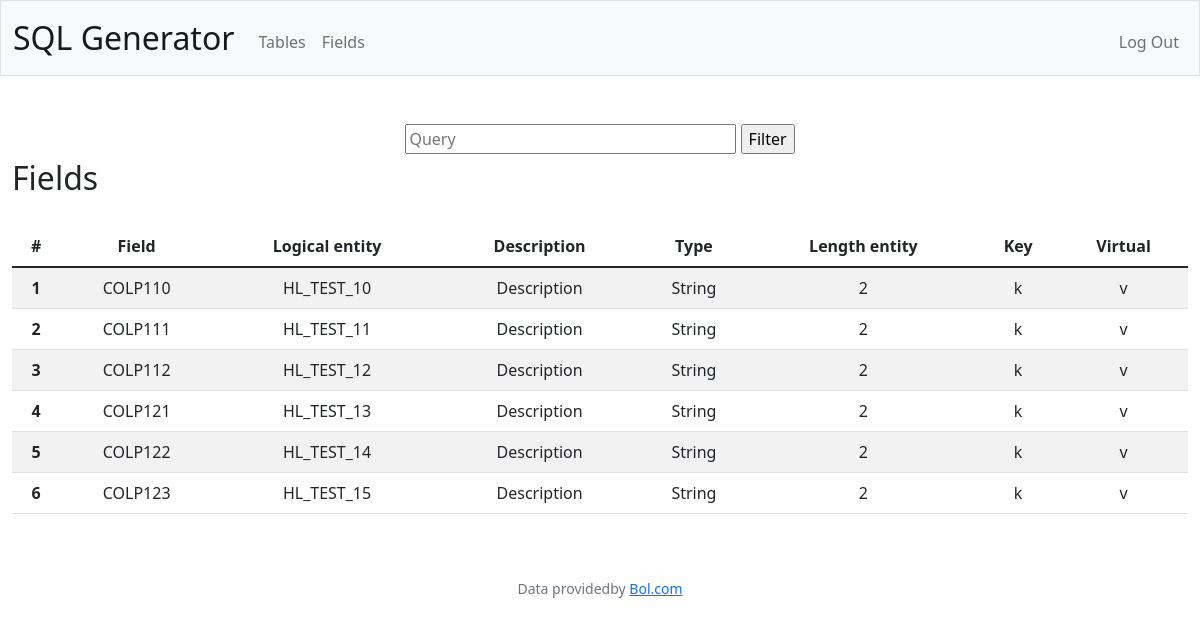
/columns (signed in), run on the app's committed database.
### naarden/models.py (models this page shows, shortened)
class Columns(db.Model):
    __tablename__ = 'columns'
    user_id = db.Column(db.Integer, db.ForeignKey('users.id'), primary_key=True)
    table_name = db.Column(db.Text, db.ForeignKey('tables.table_name'), primary_key=True)
    column_name = db.Column(db.Text(), primary_key=True)
    logical_entity = db.Column(db.Text(), nullable=False)
    description = db.Column(db.Text(), nullable=True)
    type = db.Column(db.String(20), nullable=True)
    length = db.Column(db.String(10), nullable=True)
    key = db.Column(db.String(1), nullable=True)
    virtual = db.Column(db.String(1), nullable=True)

### naarden/views.py (the view)
@app.route("/columns")
@login_required
def columns():
    q = request.args.get("q")
    if q:
        q = "%{}%".format(request.args.get("q")).upper()
        user_columns = Columns.query.filter(  Columns.user_id==current_user.id,
                                                    and_(
                                                        or_(
                                                            Columns.column_name.like(q),
                                                            Columns.description.like(q),
                                                            Columns.logical_entity.like(q),
                                                            Columns.type.like(q),
                                                            Columns.length.like(q)
                                                        )
                                                    )
                                                )
    else:
        user_columns = Columns.query.filter_by(user_id=current_user.id)
    return render_template("columns.html", columns=user_columns)

### naarden/models.py (called while the page is built)
@login_manager.user_loader
def load_user(user_id):
    return Users.query.get(int(user_id))

### naarden/templates/columns.html (shortened to what this page needs)
{% extends "layout.html" %}
{% block main %}
<div class="container-xxl text-center py-5 text-center">
    <div class="row justify-content-center">
        <div class="col-xxl">
        {% if table_name %}
            <form action="{{ url_for('table_columns' , table_columns=table_name) }}" method="get">
        {% else %}
            <form action="{{ url_for('columns') }}" method="get">
        {% endif %}
                <input autocomplete="off" autofocus placeholder="Query" type="search" name="q" size="30">
                <input id="btn" type="submit" value="Filter">
            </form>
            {% if table_name %}
                <p class="fs-2 text-start">{{ table_name }}</p>
            {% else %}
                <p class="fs-2 text-start">Fields</p>
            {% endif %}
            <table class="table table-striped table-hover mt-4">
                <thead>
                    <tr>
                        <th scope="col">#</th>
                        <th scope="col">Field</th>
                        <th scope="col">Logical entity</th>
                        <th scope="col">Description</th>
                        <th scope="col">Type</th>
                        <th scope="col">Length entity</th>
                        <th scope="col">Key</th>
                        <th scope="col">Virtual</th>
                    </tr>
                </thead>
                <tbody>
                    {% for column in columns %}
                    <tr>
                        <th scope="row">{{ loop.index }}</th>
                        <td>{{ column.column_name }}</td>
                        <td>{{ column.logical_entity }}</td>
                        <td>{{ column.description }}</td>
                        <td>{{ column.type }}</td>
                        <td>{{ column.length }}</td>
                        <td>{{ column.key }}</td>
                        <td>{{ column.virtual }}</td>
                    </tr>
                    {% endfor %}
                </tbody>
            </table>
        </div>
    </div>
</div>
{% endblock %}

### data on the page
Columns: column_name "COLP110", logical_entity "HL_TEST_10", description "Description", type "String", length "2", key "k", virtual "v"
Columns: column_name "COLP111", logical_entity "HL_TEST_11", description "Description", type "String", length "2", key "k", virtual "v"
Columns: column_name "COLP112", logical_entity "HL_TEST_12", description "Description", type "String", length "2", key "k", virtual "v"
Columns: column_name "COLP121", logical_entity "HL_TEST_13", description "Description", type "String", length "2", key "k", virtual "v"
Columns: column_name "COLP122", logical_entity "HL_TEST_14", description "Description", type "String", length "2", key "k", virtual "v"
Columns: column_name "COLP123", logical_entity "HL_TEST_15", description "Description", type "String", length "2", key "k", virtual "v"
